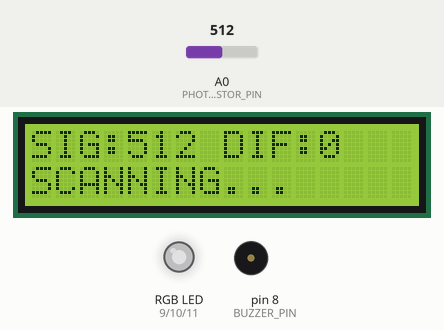
A sketch run on a simulated Arduino Uno, built with avr-gcc and run on an emulated ATmega328P. Parts: 16×2 character LCD, an RGB LED mixed from three pins (HIGH = lit), buzzer (waves = sounding, pin HIGH). The test bench sets the inputs (shaded band); at power-on: A0 (PHOTORESISTOR_PIN) = 512. Dim RGB values are drawn brighter than linear; what the sketch prints to the serial monitor is not drawn.

Above: at 7.3 s.
7.4 s: A0 (PHOTORESISTOR_PIN) set to 548
At 8.6 s:
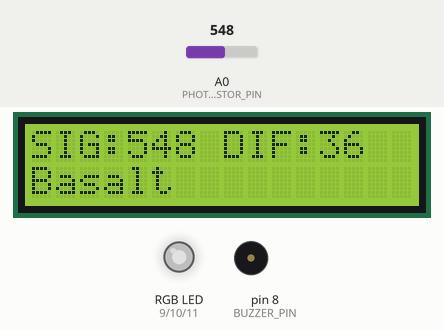
8.9 s: A0 (PHOTORESISTOR_PIN) set to 578
At 9.7 s:
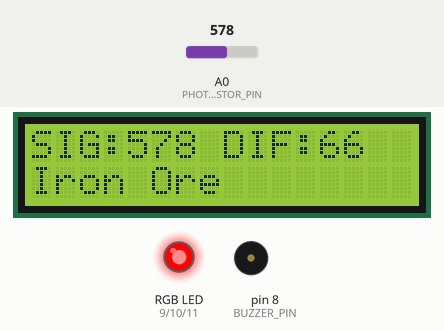
10.6 s: A0 (PHOTORESISTOR_PIN) set to 617
At 11.9 s:
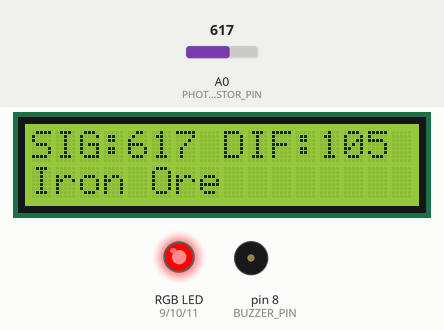
12.2 s: A0 (PHOTORESISTOR_PIN) set to 650
At 13.8 s:
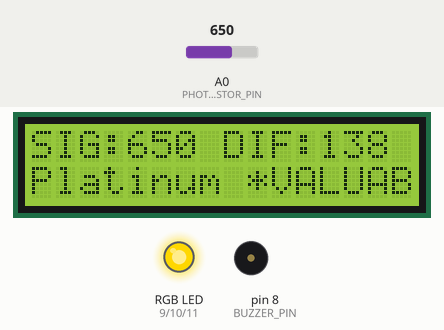
14.1 s: A0 (PHOTORESISTOR_PIN) set to 755
At 14.31 s:
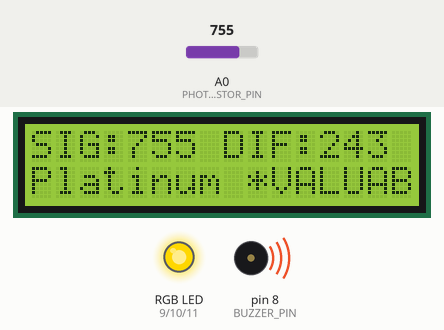
15.8 s: A0 (PHOTORESISTOR_PIN) set to 779
At 17.2 s:
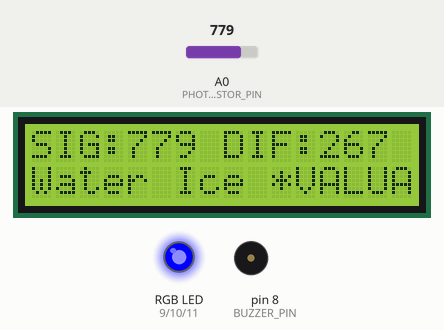
Timing chart, 0 to 18.8 s (numbered marks = the images above; inputs shaded):
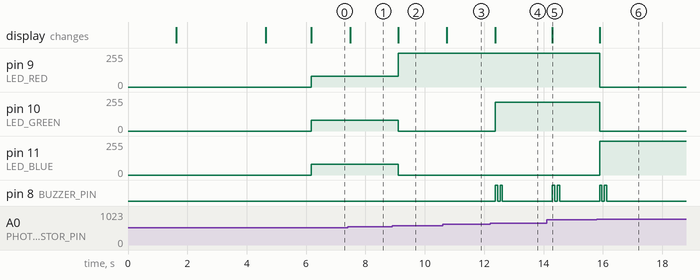

The sketch:

code.ino
```cpp
/*
 * NIGHT MODE - Resource Detector(optional)
 * Uses relative differences instead of absolute values
 */

#include <Wire.h>
#include <LiquidCrystal_I2C.h>

#define PHOTORESISTOR_PIN A0
#define LED_RED 9
#define LED_GREEN 10
#define LED_BLUE 11
#define BUZZER_PIN 8

LiquidCrystal_I2C lcd(0x27, 16, 2);

int baselineValue = 0;
int lightValue = 0;
int lastStableValue = 0;

void setup() {
  Serial.begin(9600);

  pinMode(LED_RED, OUTPUT);
  pinMode(LED_GREEN, OUTPUT);
  pinMode(LED_BLUE, OUTPUT);
  pinMode(BUZZER_PIN, OUTPUT);

  lcd.init();
  lcd.backlight();

  // Quick intro
  lcd.clear();
  lcd.setCursor(0, 0);
  lcd.print("NIGHT MODE");
  lcd.setCursor(0, 1);
  lcd.print("RESOURCE SCANNER");
  delay(1500);

  // Set baseline (hold sensor against black paper first)
  lcd.clear();
  lcd.setCursor(0, 0);
  lcd.print("Hold against");
  lcd.setCursor(0, 1);
  lcd.print("BLACK paper...");
  delay(3000);

  baselineValue = analogRead(PHOTORESISTOR_PIN);

  lcd.clear();
  lcd.setCursor(0, 0);
  lcd.print("Baseline set:");
  lcd.setCursor(0, 1);
  lcd.print(baselineValue);
  delay(1500);

  Serial.println("=== NIGHT MODE RESOURCE DETECTOR ===");
  Serial.print("Baseline: ");
  Serial.println(baselineValue);
}

void loop() {
  // Read current value
  lightValue = analogRead(PHOTORESISTOR_PIN);

  // Calculate difference from baseline
  int difference = lightValue - baselineValue;

  // Determine mineral based on difference
  String mineral = "";
  int red = 0, green = 0, blue = 0;
  bool valuable = false;

  if (difference < 10) {
    mineral = "No Signal";
    red = 80; green = 80; blue = 80;  // Grey
  }
  else if (difference >= 10 && difference < 50) {
    mineral = "Basalt";
    red = 80; green = 80; blue = 80;
    valuable = false;
  }
  else if (difference >= 50 && difference < 120) {
    mineral = "Iron Ore";
    red = 255; green = 0; blue = 0;
    valuable = false;
  }
  else if (difference >= 120 && difference < 250) {
    mineral = "Platinum";
    red = 255; green = 215; blue = 0;
    valuable = true;
  }
  else if (difference >= 250) {
    mineral = "Water Ice";
    red = 0; green = 0; blue = 255;
    valuable = true;
  }

  // Update display
  lcd.clear();
  lcd.setCursor(0, 0);
  lcd.print("SIG:");
  lcd.print(lightValue);
  lcd.print(" DIF:");
  lcd.print(difference);

  lcd.setCursor(0, 1);
  if (mineral == "No Signal") {
    lcd.print("SCANNING...");
  } else {
    lcd.print(mineral);
    if (valuable) lcd.print(" *VALUABLE*");
  }

  // Update RGB LED
  analogWrite(LED_RED, red);
  analogWrite(LED_GREEN, green);
  analogWrite(LED_BLUE, blue);

  // Alert if valuable
  if (valuable && difference != lastStableValue) {
    digitalWrite(BUZZER_PIN, HIGH);
    delay(80);
    digitalWrite(BUZZER_PIN, LOW);
    delay(80);
    digitalWrite(BUZZER_PIN, HIGH);
    delay(80);
    digitalWrite(BUZZER_PIN, LOW);
  }

  lastStableValue = difference;

  // Serial debug
  Serial.print("Light: ");
  Serial.print(lightValue);
  Serial.print(" | Diff: ");
  Serial.print(difference);
  Serial.print(" | Mineral: ");
  Serial.println(mineral);

  delay(300);
}
```

Measured:
- the behaviour switches between 561 and 562 on A0 (PHOTORESISTOR_PIN) (found by bisection; images 1 and 2)
- the behaviour switches between 631 and 632 on A0 (PHOTORESISTOR_PIN) (found by bisection; images 3 and 4)
- the behaviour switches between 761 and 762 on A0 (PHOTORESISTOR_PIN) (found by bisection; images 5 and 6)
- after the input at 7.4 s, the display: changes after 0.08 s (image 1)
- after the input at 8.9 s, pin 9 (LED_RED): 80/255 → 255/255 after 0.20 s; pin 10 (LED_GREEN), pin 11 (LED_BLUE): 80/255 → 0/255 after 0.20 s; the display: changes after 0.20 s (image 2)
- after the input at 10.6 s, the display: changes after 0.13 s (image 3)
- after the input at 12.2 s, pin 10 (LED_GREEN): 0/255 → 215/255 after 0.18 s; pin 8 (BUZZER_PIN): alternates HIGH for 0.08 s and LOW for 0.08 s, 4 changes in all, then stays LOW, starting after 0.18 s; the display: changes after 0.18 s (image 4)
- after the input at 14.1 s, pin 8 (BUZZER_PIN): alternates HIGH for 0.08 s and LOW for 0.08 s, 4 changes in all, then stays LOW, starting after 0.20 s; the display: changes after 0.20 s (image 5)
- after the input at 15.8 s, pin 9 (LED_RED): 255/255 → 0/255 after 0.09 s; pin 10 (LED_GREEN): 215/255 → 0/255 after 0.09 s; pin 11 (LED_BLUE): 0/255 → 255/255 after 0.09 s; pin 8 (BUZZER_PIN): alternates HIGH for 0.08 s and LOW for 0.08 s, 4 changes in all, then stays LOW, starting after 0.09 s; the display: changes after 0.09 s (image 6)
